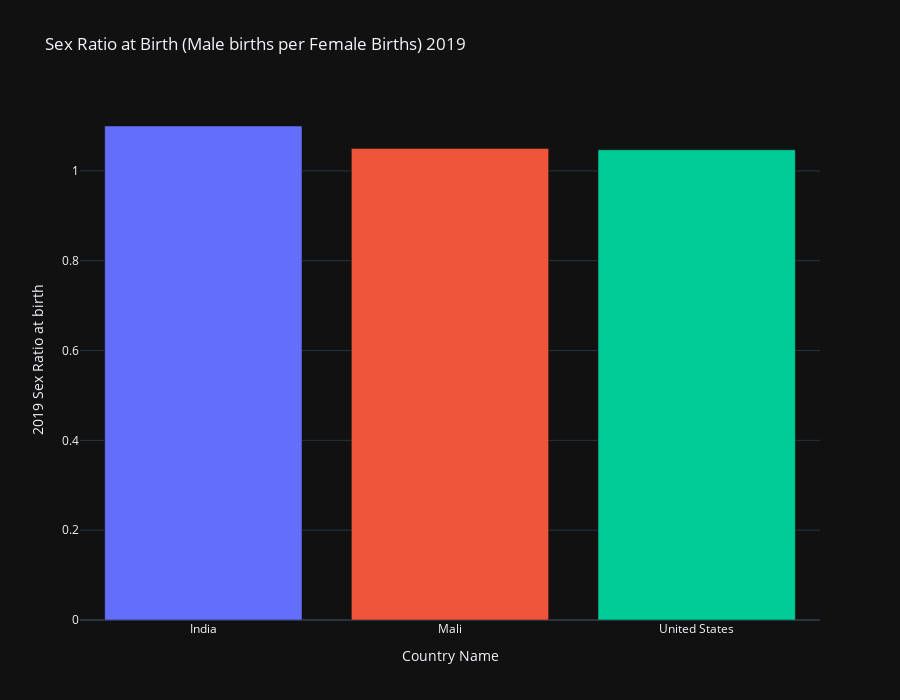

Here is the notebook cell this chart was saved with:
### Code cell
fig = px.bar(
    data_frame= df_sex_ratio,
    x= "Country Name",
    labels={"value":"2019 Sex Ratio at birth"},
    y= "value",
    color= "Country Name",
    height= 700,
    template=list(plotly.io.templates.keys())[5],
    title= "Sex Ratio at Birth (Male births per Female Births) 2019"
)

fig.update_layout(showlegend= False)
fig.show()

### Figure 1 — Plotly figure (JSON) as saved in the notebook; plotly's stock layout.template omitted (floating-point values rounded to 4 significant figures)
{"data": [{"alignmentgroup": "True", "hovertemplate": "Country Name=%{x}<br>2019 Sex Ratio at birth=%{y}<extra></extra>", "legendgroup": "India", "marker": {"color": "#636efa", "pattern": {"shape": ""}}, "name": "India", "offsetgroup": "India", "orientation": "v", "showlegend": true, "textposition": "auto", "type": "bar", "x": ["India"], "xaxis": "x", "y": [1.1], "yaxis": "y"}, {"alignmentgroup": "True", "hovertemplate": "Country Name=%{x}<br>2019 Sex Ratio at birth=%{y}<extra></extra>", "legendgroup": "Mali", "marker": {"color": "#EF553B", "pattern": {"shape": ""}}, "name": "Mali", "offsetgroup": "Mali", "orientation": "v", "showlegend": true, "textposition": "auto", "type": "bar", "x": ["Mali"], "xaxis": "x", "y": [1.05], "yaxis": "y"}, {"alignmentgroup": "True", "hovertemplate": "Country Name=%{x}<br>2019 Sex Ratio at birth=%{y}<extra></extra>", "legendgroup": "United States", "marker": {"color": "#00cc96", "pattern": {"shape": ""}}, "name": "United States", "offsetgroup": "United States", "orientation": "v", "showlegend": true, "textposition": "auto", "type": "bar", "x": ["United States"], "xaxis": "x", "y": [1.047], "yaxis": "y"}], "layout": {"barmode": "relative", "height": 700, "legend": {"title": {"text": "Country Name"}, "tracegroupgap": 0}, "showlegend": false, "title": {"text": "Sex Ratio at Birth (Male births per Female Births) 2019"}, "xaxis": {"anchor": "y", "categoryarray": ["India", "Mali", "United States"], "categoryorder": "array", "domain": [0, 1], "title": {"text": "Country Name"}}, "yaxis": {"anchor": "x", "domain": [0, 1], "title": {"text": "2019 Sex Ratio at birth"}}}}
